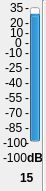
     <widget class="QWidget" name="widget_15" native="true">
      <property name="geometry">
       <rect>
        <x>560</x>
        <y>40</y>
        <width>46</width>
        <height>191</height>
       </rect>
      </property>
      <widget class="QProgressBar" name="progressBar_57">
       <property name="geometry">
        <rect>
         <x>30</x>
         <y>7</y>
         <width>10</width>
         <height>135</height>
        </rect>
       </property>
       <property name="contextMenuPolicy">
        <enum>Qt::DefaultContextMenu</enum>
       </property>
       <property name="toolTip">
        <string>Local Input 1 Meter</string>
       </property>
       <property name="statusTip">
        <string/>
       </property>
       <property name="whatsThis">
        <string/>
       </property>
       <property name="autoFillBackground">
        <bool>false</bool>
       </property>
       <property name="minimum">
        <number>-100</number>
       </property>
       <property name="maximum">
        <number>35</number>
       </property>
       <property name="value">
        <number>24</number>
       </property>
       <property name="textVisible">
        <bool>true</bool>
       </property>
       <property name="orientation">
        <enum>Qt::Vertical</enum>
       </property>
       <property name="invertedAppearance">
        <bool>false</bool>
       </property>
       <property name="format">
        <string>%p%</string>
       </property>
      </widget>
      <widget class="QLabel" name="m0_57">
       <property name="geometry">
        <rect>
         <x>25</x>
         <y>0</y>
         <width>16</width>
         <height>16</height>
        </rect>
       </property>
       <property name="text">
        <string>-</string>
       </property>
      </widget>
      <widget class="QLabel" name="t35_57">
       <property name="geometry">
        <rect>
         <x>10</x>
         <y>0</y>
         <width>16</width>
         <height>16</height>
        </rect>
       </property>
       <property name="text">
        <string>35</string>
       </property>
      </widget>
      <widget class="QLabel" name="tn100_57">
       <property name="geometry">
        <rect>
         <x>3</x>
         <y>135</y>
         <width>31</width>
         <height>16</height>
        </rect>
       </property>
       <property name="text">
        <string>-100</string>
       </property>
      </widget>
      <widget class="QLabel" name="m15_57">
       <property name="geometry">
        <rect>
         <x>25</x>
         <y>15</y>
         <width>16</width>
         <height>16</height>
        </rect>
       </property>
       <property name="text">
        <string>-</string>
       </property>
      </widget>
      <widget class="QLabel" name="m25_57">
       <property name="geometry">
        <rect>
         <x>25</x>
         <y>25</y>
         <width>16</width>
         <height>16</height>
        </rect>
       </property>
       <property name="text">
        <string>-</string>
       </property>
      </widget>
      <widget class="QLabel" name="m90_57">
       <property name="geometry">
        <rect>
         <x>25</x>
         <y>90</y>
         <width>16</width>
         <height>16</height>
        </rect>
       </property>
       <property name="text">
        <string>-</string>
       </property>
      </widget>
      <widget class="QLabel" name="m105_57">
       <property name="geometry">
        <rect>
         <x>25</x>
         <y>105</y>
         <width>16</width>
         <height>16</height>
        </rect>
       </property>
       <property name="text">
        <string>-</string>
       </property>
      </widget>
      <widget class="QLabel" name="m120_57">
       <property name="geometry">
        <rect>
         <x>25</x>
         <y>120</y>
         <width>16</width>
         <height>16</height>
        </rect>
       </property>
       <property name="text">
        <string>-</string>
       </property>
      </widget>
      <widget class="QLabel" name="m135_57">
       <property name="geometry">
        <rect>
         <x>25</x>
         <y>135</y>
         <width>16</width>
         <height>16</height>
        </rect>
       </property>
       <property name="text">
        <string>-</string>
       </property>
      </widget>
      <widget class="QLabel" name="m45_57">
       <property name="geometry">
        <rect>
         <x>25</x>
         <y>45</y>
         <width>16</width>
         <height>16</height>
        </rect>
       </property>
       <property name="text">
        <string>-</string>
       </property>
      </widget>
      <widget class="QLabel" name="m60_57">
       <property name="geometry">
        <rect>
         <x>25</x>
         <y>60</y>
         <width>16</width>
         <height>16</height>
        </rect>
       </property>
       <property name="text">
        <string>-</string>
       </property>
      </widget>
      <widget class="QLabel" name="m75_57">
       <property name="geometry">
        <rect>
         <x>25</x>
         <y>75</y>
         <width>16</width>
         <height>16</height>
        </rect>
       </property>
       <property name="text">
        <string>-</string>
       </property>
      </widget>
      <widget class="QLabel" name="t20_57">
       <property name="geometry">
        <rect>
         <x>10</x>
         <y>15</y>
         <width>16</width>
         <height>16</height>
        </rect>
       </property>
       <property name="text">
        <string>20</string>
       </property>
      </widget>
      <widget class="QLabel" name="t5_57">
       <property name="geometry">
        <rect>
         <x>10</x>
         <y>25</y>
         <width>16</width>
         <height>16</height>
        </rect>
       </property>
       <property name="text">
        <string>10</string>
       </property>
      </widget>
      <widget class="QLabel" name="tn10_57">
       <property name="geometry">
        <rect>
         <x>5</x>
         <y>45</y>
         <width>21</width>
         <height>16</height>
        </rect>
       </property>
       <property name="text">
        <string>-10</string>
       </property>
      </widget>
      <widget class="QLabel" name="tn25_57">
       <property name="geometry">
        <rect>
         <x>5</x>
         <y>60</y>
         <width>21</width>
         <height>16</height>
        </rect>
       </property>
       <property name="text">
        <string>-25</string>
       </property>
      </widget>
      <widget class="QLabel" name="tn40_57">
       <property name="geometry">
        <rect>
         <x>5</x>
         <y>75</y>
         <width>21</width>
         <height>16</height>
        </rect>
       </property>
       <property name="text">
        <string>-40</string>
       </property>
      </widget>
      <widget class="QLabel" name="tn55_57">
       <property name="geometry">
        <rect>
         <x>5</x>
         <y>90</y>
         <width>21</width>
         <height>16</height>
        </rect>
       </property>
       <property name="text">
        <string>-55</string>
       </property>
      </widget>
      <widget class="QLabel" name="tn70_57">
       <property name="geometry">
        <rect>
         <x>5</x>
         <y>105</y>
         <width>21</width>
         <height>16</height>
        </rect>
       </property>
       <property name="text">
        <string>-70</string>
       </property>
      </widget>
      <widget class="QLabel" name="tn85_57">
       <property name="geometry">
        <rect>
         <x>5</x>
         <y>120</y>
         <width>21</width>
         <height>16</height>
        </rect>
       </property>
       <property name="text">
        <string>-85</string>
       </property>
      </widget>
      <widget class="QLabel" name="m35_57">
       <property name="geometry">
        <rect>
         <x>25</x>
         <y>35</y>
         <width>16</width>
         <height>16</height>
        </rect>
       </property>
       <property name="text">
        <string>-</string>
       </property>
      </widget>
      <widget class="QLabel" name="t0_57">
       <property name="geometry">
        <rect>
         <x>15</x>
         <y>35</y>
         <width>16</width>
         <height>16</height>
        </rect>
       </property>
       <property name="text">
        <string>0</string>
       </property>
      </widget>
      <widget class="QLabel" name="value_57">
       <property name="geometry">
        <rect>
         <x>3</x>
         <y>150</y>
         <width>31</width>
         <height>16</height>
        </rect>
       </property>
       <property name="autoFillBackground">
        <bool>false</bool>
       </property>
       <property name="frameShadow">
        <enum>QFrame::Plain</enum>
       </property>
       <property name="text">
        <string>-100</string>
       </property>
      </widget>
      <widget class="QLabel" name="dB_57">
       <property name="geometry">
        <rect>
         <x>27</x>
         <y>150</y>
         <width>16</width>
         <height>16</height>
        </rect>
       </property>
       <property name="font">
        <font>
         <weight>75</weight>
         <bold>true</bold>
        </font>
       </property>
       <property name="text">
        <string>dB</string>
       </property>
      </widget>
      <widget class="QLabel" name="number_57">
       <property name="geometry">
        <rect>
         <x>20</x>
         <y>170</y>
         <width>16</width>
         <height>16</height>
        </rect>
       </property>
       <property name="font">
        <font>
         <weight>75</weight>
         <bold>true</bold>
        </font>
       </property>
       <property name="text">
        <string>15</string>
       </property>
      </widget>
      <widget class="Line" name="line_57">
       <property name="geometry">
        <rect>
         <x>35</x>
         <y>0</y>
         <width>16</width>
         <height>191</height>
        </rect>
       </property>
       <property name="orientation">
        <enum>Qt::Vertical</enum>
       </property>
      </widget>
     </widget>
